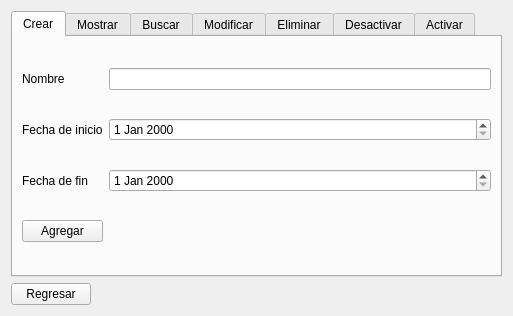
<?xml version="1.0" encoding="UTF-8"?>
<ui version="4.0">
 <class>MenuPeriodo</class>
 <widget class="QWidget" name="MenuPeriodo">
  <property name="geometry">
   <rect>
    <x>0</x>
    <y>0</y>
    <width>513</width>
    <height>316</height>
   </rect>
  </property>
  <property name="windowTitle">
   <string>Menu Periodo</string>
  </property>
  <property name="windowIcon">
   <iconset>
    <normaloff>../icons/38162852-piso-icono-azul-vector-ronda-con-blanco-calendario-silueta-para-el-período-menstrual-en-el.jpg</normaloff>../icons/38162852-piso-icono-azul-vector-ronda-con-blanco-calendario-silueta-para-el-período-menstrual-en-el.jpg</iconset>
  </property>
  <layout class="QGridLayout" name="gridLayout">
   <item row="2" column="1">
    <spacer name="horizontalSpacer">
     <property name="orientation">
      <enum>Qt::Horizontal</enum>
     </property>
     <property name="sizeHint" stdset="0">
      <size>
       <width>40</width>
       <height>20</height>
      </size>
     </property>
    </spacer>
   </item>
   <item row="2" column="0">
    <widget class="QPushButton" name="pushButton">
     <property name="text">
      <string>Regresar</string>
     </property>
     <property name="autoDefault">
      <bool>true</bool>
     </property>
    </widget>
   </item>
   <item row="1" column="0" colspan="2">
    <widget class="QTabWidget" name="tabWidget">
     <property name="currentIndex">
      <number>0</number>
     </property>
     <widget class="QWidget" name="tab">
      <attribute name="title">
       <string>Crear</string>
      </attribute>
      <layout class="QGridLayout" name="gridLayout_7">
       <item row="0" column="2">
        <widget class="QLineEdit" name="lineEdit_5"/>
       </item>
       <item row="3" column="1">
        <widget class="QPushButton" name="pushButton_7">
         <property name="text">
          <string>Agregar</string>
         </property>
         <property name="autoDefault">
          <bool>true</bool>
         </property>
        </widget>
       </item>
       <item row="1" column="1">
        <widget class="QLabel" name="label_5">
         <property name="text">
          <string>Fecha de inicio</string>
         </property>
        </widget>
       </item>
       <item row="1" column="2">
        <widget class="QDateEdit" name="dateEdit"/>
       </item>
       <item row="2" column="1">
        <widget class="QLabel" name="label_6">
         <property name="text">
          <string>Fecha de fin</string>
         </property>
        </widget>
       </item>
       <item row="2" column="2">
        <widget class="QDateEdit" name="dateEdit_2"/>
       </item>
       <item row="0" column="1">
        <widget class="QLabel" name="label_7">
         <property name="text">
          <string>Nombre</string>
         </property>
        </widget>
       </item>
      </layout>
     </widget>
     <widget class="QWidget" name="tab_2">
      <attribute name="title">
       <string>Mostrar</string>
      </attribute>
      <layout class="QGridLayout" name="gridLayout_2">
       <item row="0" column="0">
        <widget class="QTextBrowser" name="textBrowser"/>
       </item>
       <item row="1" column="0">
        <widget class="QPushButton" name="pushButton_2">
         <property name="text">
          <string>Mostrar</string>
         </property>
         <property name="autoDefault">
          <bool>true</bool>
         </property>
        </widget>
       </item>
      </layout>
     </widget>
     <widget class="QWidget" name="tab_3">
      <attribute name="title">
       <string>Buscar</string>
      </attribute>
      <layout class="QGridLayout" name="gridLayout_3">
       <item row="1" column="0" rowspan="2">
        <widget class="QLabel" name="label">
         <property name="text">
          <string>Código</string>
         </property>
        </widget>
       </item>
       <item row="1" column="2" rowspan="2">
        <widget class="QPushButton" name="pushButton_3">
         <property name="text">
          <string>Buscar</string>
         </property>
         <property name="autoDefault">
          <bool>true</bool>
         </property>
        </widget>
       </item>
       <item row="2" column="1">
        <widget class="QLineEdit" name="lineEdit"/>
       </item>
       <item row="0" column="0" colspan="3">
        <widget class="QTextBrowser" name="textBrowser_2"/>
       </item>
      </layout>
     </widget>
     <widget class="QWidget" name="tab_4">
      <attribute name="title">
       <string>Modificar</string>
      </attribute>
      <layout class="QGridLayout" name="gridLayout_8">
       <item row="3" column="1">
        <widget class="QDateEdit" name="dateEdit_4"/>
       </item>
       <item row="4" column="0" colspan="2">
        <widget class="QPushButton" name="pushButton_8">
         <property name="text">
          <string>Modificar</string>
         </property>
         <property name="autoDefault">
          <bool>true</bool>
         </property>
        </widget>
       </item>
       <item row="0" column="0">
        <widget class="QLabel" name="label_8">
         <property name="text">
          <string>Código</string>
         </property>
        </widget>
       </item>
       <item row="0" column="1">
        <widget class="QLineEdit" name="lineEdit_6"/>
       </item>
       <item row="3" column="0">
        <widget class="QLabel" name="label_10">
         <property name="text">
          <string>Fecha de fin</string>
         </property>
        </widget>
       </item>
       <item row="2" column="1">
        <widget class="QDateEdit" name="dateEdit_3"/>
       </item>
       <item row="2" column="0">
        <widget class="QLabel" name="label_9">
         <property name="text">
          <string>Fecha de inicio</string>
         </property>
        </widget>
       </item>
       <item row="0" column="2" rowspan="5">
        <widget class="QTextBrowser" name="textBrowser_6"/>
       </item>
       <item row="1" column="0">
        <widget class="QLabel" name="label_11">
         <property name="text">
          <string>Nombre</string>
         </property>
        </widget>
       </item>
       <item row="1" column="1">
        <widget class="QLineEdit" name="lineEdit_7"/>
       </item>
      </layout>
     </widget>
     <widget class="QWidget" name="tab_5">
      <attribute name="title">
       <string>Eliminar</string>
      </attribute>
      <layout class="QGridLayout" name="gridLayout_4">
       <item row="1" column="0">
        <widget class="QLabel" name="label_2">
         <property name="text">
          <string>Código</string>
         </property>
        </widget>
       </item>
       <item row="1" column="1">
        <widget class="QLineEdit" name="lineEdit_2"/>
       </item>
       <item row="1" column="2">
        <widget class="QPushButton" name="pushButton_4">
         <property name="text">
          <string>Eliminar</string>
         </property>
         <property name="autoDefault">
          <bool>true</bool>
         </property>
        </widget>
       </item>
       <item row="0" column="0" colspan="3">
        <widget class="QTextBrowser" name="textBrowser_3"/>
       </item>
      </layout>
     </widget>
     <widget class="QWidget" name="tab_6">
      <attribute name="title">
       <string>Desactivar</string>
      </attribute>
      <layout class="QGridLayout" name="gridLayout_5">
       <item row="1" column="0">
        <widget class="QLabel" name="label_3">
         <property name="text">
          <string>Código</string>
         </property>
        </widget>
       </item>
       <item row="1" column="1">
        <widget class="QLineEdit" name="lineEdit_3"/>
       </item>
       <item row="1" column="2">
        <widget class="QPushButton" name="pushButton_5">
         <property name="text">
          <string>Desactivar</string>
         </property>
         <property name="autoDefault">
          <bool>true</bool>
         </property>
        </widget>
       </item>
       <item row="0" column="0" colspan="3">
        <widget class="QTextBrowser" name="textBrowser_4"/>
       </item>
      </layout>
     </widget>
     <widget class="QWidget" name="tab_7">
      <attribute name="title">
       <string>Activar</string>
      </attribute>
      <layout class="QGridLayout" name="gridLayout_6">
       <item row="1" column="0">
        <widget class="QLabel" name="label_4">
         <property name="text">
          <string>Código</string>
         </property>
        </widget>
       </item>
       <item row="1" column="1">
        <widget class="QLineEdit" name="lineEdit_4"/>
       </item>
       <item row="1" column="2">
        <widget class="QPushButton" name="pushButton_6">
         <property name="text">
          <string>Activar</string>
         </property>
         <property name="autoDefault">
          <bool>true</bool>
         </property>
        </widget>
       </item>
       <item row="0" column="0" colspan="3">
        <widget class="QTextBrowser" name="textBrowser_5"/>
       </item>
      </layout>
     </widget>
    </widget>
   </item>
  </layout>
 </widget>
 <tabstops>
  <tabstop>tabWidget</tabstop>
  <tabstop>lineEdit_5</tabstop>
  <tabstop>dateEdit</tabstop>
  <tabstop>dateEdit_2</tabstop>
  <tabstop>pushButton_7</tabstop>
  <tabstop>textBrowser</tabstop>
  <tabstop>pushButton_2</tabstop>
  <tabstop>textBrowser_2</tabstop>
  <tabstop>lineEdit</tabstop>
  <tabstop>pushButton_3</tabstop>
  <tabstop>textBrowser_3</tabstop>
  <tabstop>lineEdit_2</tabstop>
  <tabstop>pushButton_4</tabstop>
  <tabstop>textBrowser_4</tabstop>
  <tabstop>lineEdit_3</tabstop>
  <tabstop>pushButton_5</tabstop>
  <tabstop>textBrowser_5</tabstop>
  <tabstop>lineEdit_4</tabstop>
  <tabstop>pushButton_6</tabstop>
  <tabstop>pushButton</tabstop>
 </tabstops>
 <resources/>
 <connections/>
</ui>
